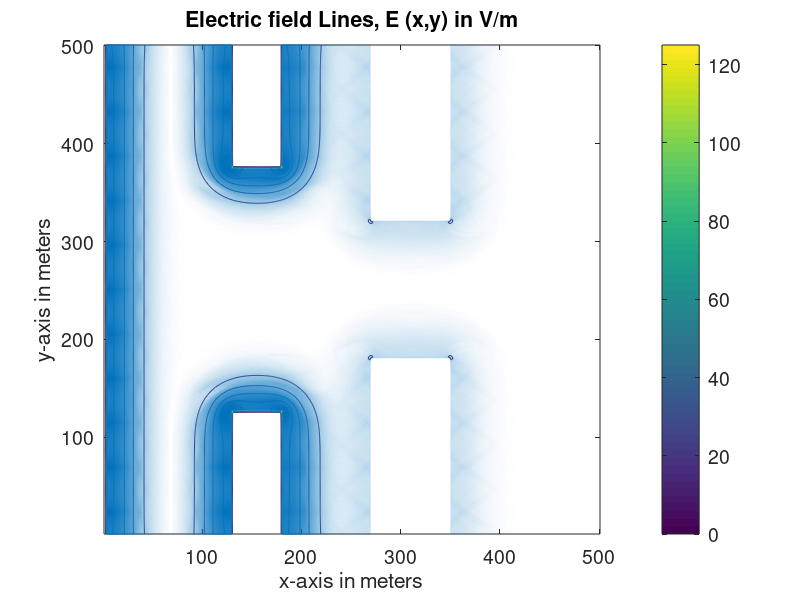

The MATLAB source for this figure: (Note: this script raises an error after producing the figure.)
clc 
clear 
close all

%-------------------------------------------------------------------------%
%                         INITIALIZATION    
%-------------------------------------------------------------------------%
% E = Total electric field matrix using Poisson's equation
% V = Potential matrix
% Nx = Number of grid points in X- direction
% Ny = Number of grid points in Y-Direction
%-------------------------------------------------------------------------%

V = csvread('VM_withPlasmaPot.csv');

size = 5*10e-3/(length(V)-1); % It is the grid size (e.g. 0.1 m)

Nx = length(V);
Ny = length(V);

mpx = ceil(Nx/2); % Mid-point of x
mpy = ceil(Ny/2); % Mid point of y

A = gradient(V);
[Ex,Ey] = gradient(V);
 Ex = -Ex;
 Ey = -Ey;


% Electric field Magnitude
E = sqrt(Ex.^2+Ey.^2);
%[Ex, Ey] = gradient(E);
x = (1:Nx);
y = (1:Ny);

% Contour Display for electric potential
% figure(1)
% contour_range_V = -201:0.5:1505;
% contour(x,y,V,contour_range_V,'linewidth',0.05);
% axis([min(x) max(x) min(y) max(y)]);
% colorbar('location','eastoutside','fontsize',10);
% xlabel('x-axis in meters','fontsize',10);
% ylabel('y-axis in meters','fontsize',10);
% title('Electric Potential distribution, V(x,y) in volts','fontsize',10);
% h1=gca;
% set(h1,'fontsize',10);
% fh1 = figure(1);
% set(fh1, 'color', 'white')

% Quiver Display for electric field Lines
figure(2)
contour(x,y,E,'linewidth',0.5);
hold on, quiver(x,y,Ex,Ey,2)
title('Electric field Lines, E (x,y) in V/m','fontsize',14);
axis([min(x) max(x) min(y) max(y)]);
colorbar('location','eastoutside','fontsize',14);
xlabel('x-axis in meters','fontsize',14);
ylabel('y-axis in meters','fontsize',14);
h3=gca;
set(h3,'fontsize',14);
fh3 = figure(2);
set(fh3, 'color', 'white')

% figure(3)
% contour(Ex,'linewidth',0.5)
% axis([min(x) max(x) min(y) max(y)]);
% colorbar('location','eastoutside','fontsize',14);
% xlabel('x-axis in meters','fontsize',14);
% ylabel('y-axis in meters','fontsize',14);
% h3=gca;
% set(h3,'fontsize',14);
% fh3 = figure(3);
% set(fh3, 'color', 'white')
% 
% figure(4)
% contour(Ey,'linewidth',0.5)

Nj = 100000;
%-------------------------------------------------------------------------%
%                       Positon Simulation
%-------------------------------------------------------------------------%
NPos_x = zeros(25,Nj);
NPos_y = zeros(25,Nj);
for t = 1:26
    r = 126:10:376;
    [NPos_x(t,:), NPos_y(t,:)] = Simulation(110, r(1,t), Ex, Ey);
end
% x1 = 200;
% y1 = 250;
% [NPos_x, NPos_y] = Simulation(x1, y1, Ex, Ey);



    
    
% qi = 1;
% e_charge = 1.602e-19;
% m_Xe = 2.1801714e-25; %kg
% del_t = 2.5e-7; % seconds
% Nj = 10000;  % Number of iterations for the position sim
% 
% acc_x = zeros(1,Nj);
% acc_y = zeros(1,Nj);
% Ext= zeros(1,Nj);
% Eyt = zeros(1,Nj);
% vel_x =  zeros(1,Nj);
% vel_y =  zeros(1,Nj);
% t = zeros(1,Nj);
% 
% Pos_x = zeros(1,Nj);
% Pos_y = zeros(1,Nj);
% Pos_x(1,1) = 130;
% Pos_y(1,1) = 213;
% min_p = 0.5*10e-3; %m
% max_p = 1*10e-3; %m
% Vl_x = 0 ;  % m/s
% Vl_y = 0;
% disp_x = zeros(1,Nj);
% disp_y = zeros(1,Nj);
% xt_ceil = zeros(1,Nj);
% yt_ceil = zeros(1,Nj);
% xt_floor = zeros(1,Nj);
% yt_floor = zeros(1,Nj);
% Fx = zeros(1,Nj);
% Fy = zeros(1,Nj);
% 
% 
% for z = 1:Nj-1    % Number of iterations
%    
%    xt_ceil(1,z) = ceil(Pos_x(1,z));
%    yt_ceil(1,z) = ceil(Pos_y(1,z));
%   
%    xt_floor(1,z) = floor(Pos_x(1,z));
%    yt_floor(1,z) = floor(Pos_y(1,z));
%    
%    if xt_ceil(1,z) == 1 || yt_ceil(1,z)== 1 || xt_ceil(1,z)== 501 || yt_ceil(1,z)== 501 || xt_floor(1,z)== 1 || yt_floor(1,z)== 1 || xt_floor(1,z)== 501 || yt_floor(1,z)== 501
%        break
%    else
%    Ext(1,z) = Ex(yt_floor(1,z),xt_floor(1,z))+((Ex(yt_ceil(1,z),xt_ceil(1,z))-Ex(yt_floor(1,z),xt_floor(1,z))))*(Pos_x(1,z)-xt_floor(1,z));
%    Fx(1,z) = Ext(1,z) * qi * e_charge;
%    
%    Eyt(1,z) = Ey(yt_floor(1,z),xt_floor(1,z))+((Ey(yt_ceil(1,z),xt_ceil(1,z))-Ey(yt_floor(1,z),xt_floor(1,z))))*(Pos_y(1,z)-yt_floor(1,z));
%    Fy(1,z) = Eyt(1,z) * qi * e_charge;
% 
%     
%     acc_x(1,z) = ((Fx(1,z))./m_Xe); %m/s^2
%     acc_y(1,z) = ((Fy(1,z))./m_Xe); %m/s^2
%     vel_x(1,z) = Vl_x + (acc_x(1,z) * del_t);
%     vel_y(1,z) = Vl_y + (acc_y(1,z) * del_t);
%     disp_x(1,z) = (vel_x(1,z) + (acc_x(1,z)*(del_t)))*del_t;
%     disp_y(1,z) = (vel_y(1,z) + (acc_y(1,z)*(del_t)))*del_t; 
%   
%         if abs(sqrt((disp_x(1,z))^2 + (disp_y(1,z))^2)) < min_p
%             del_t = 1.05 * del_t;
%              t(z) = t(z)+del_t;
%              Pos_x(1,z+1) = Pos_x(1,z);
%              Pos_y(1,z+1) = Pos_y(1,z);
%         
%         elseif abs(sqrt((disp_x(1,z))^2 + (disp_y(1,z))^2)) > max_p
%             del_t = 0.95 * del_t;
%              t(z) = t(z)+del_t;
%              Pos_x(1,z+1) = Pos_x(1,z);
%              Pos_y(1,z+1) = Pos_y(1,z);
% 
%         else
%              Vl_x =  vel_x(1,z);
%              Vl_y =  vel_y(1,z);
%              t(z) = t(z)+del_t;
%              Pos_x(1,z+1) = Pos_x(1,z) +  disp_x(1,z);
%              Pos_y(1,z+1) = Pos_y(1,z) +  disp_y(1,z);
% 
%          end
%    end
% end